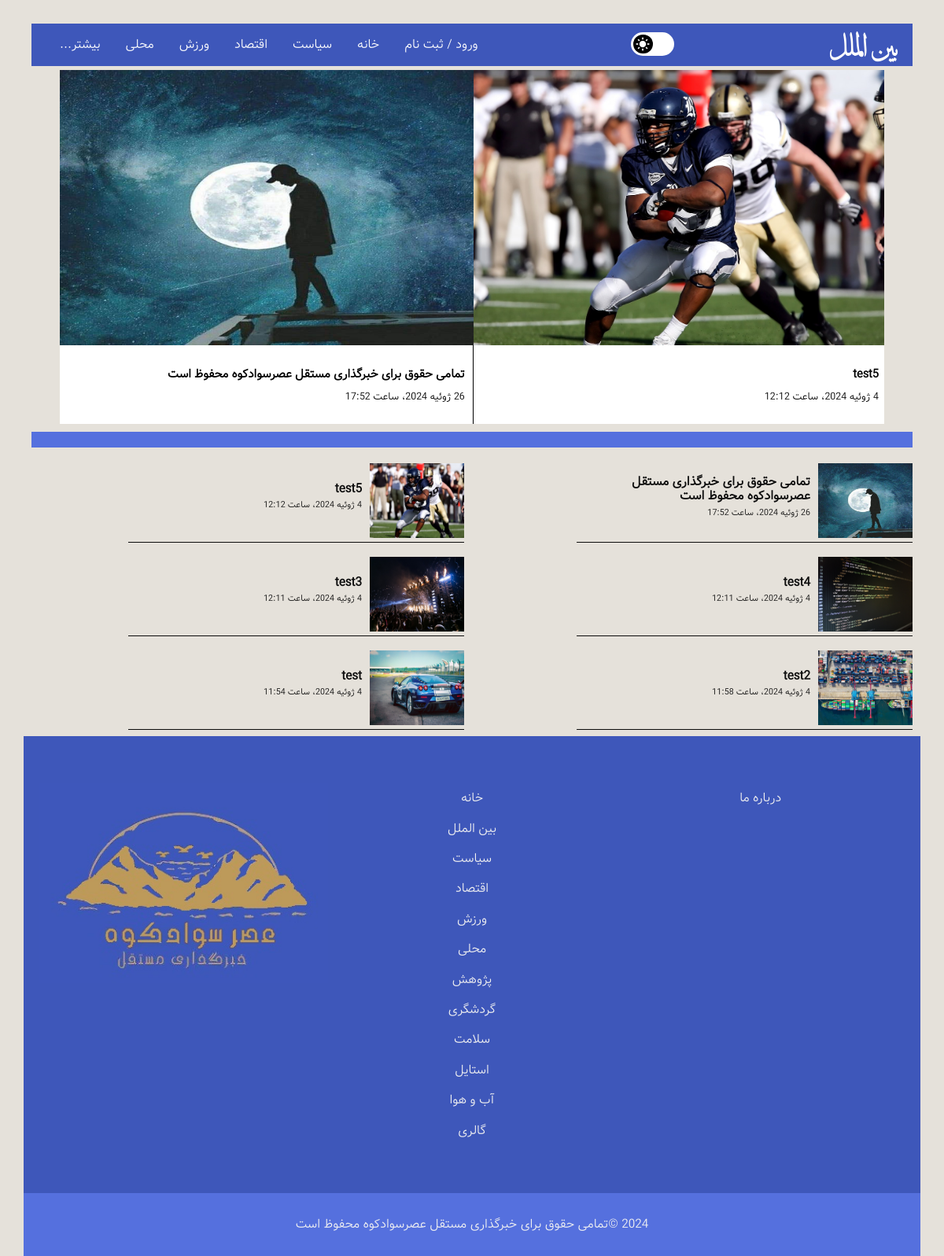
/world/, run on an earlier commit of the app's database.
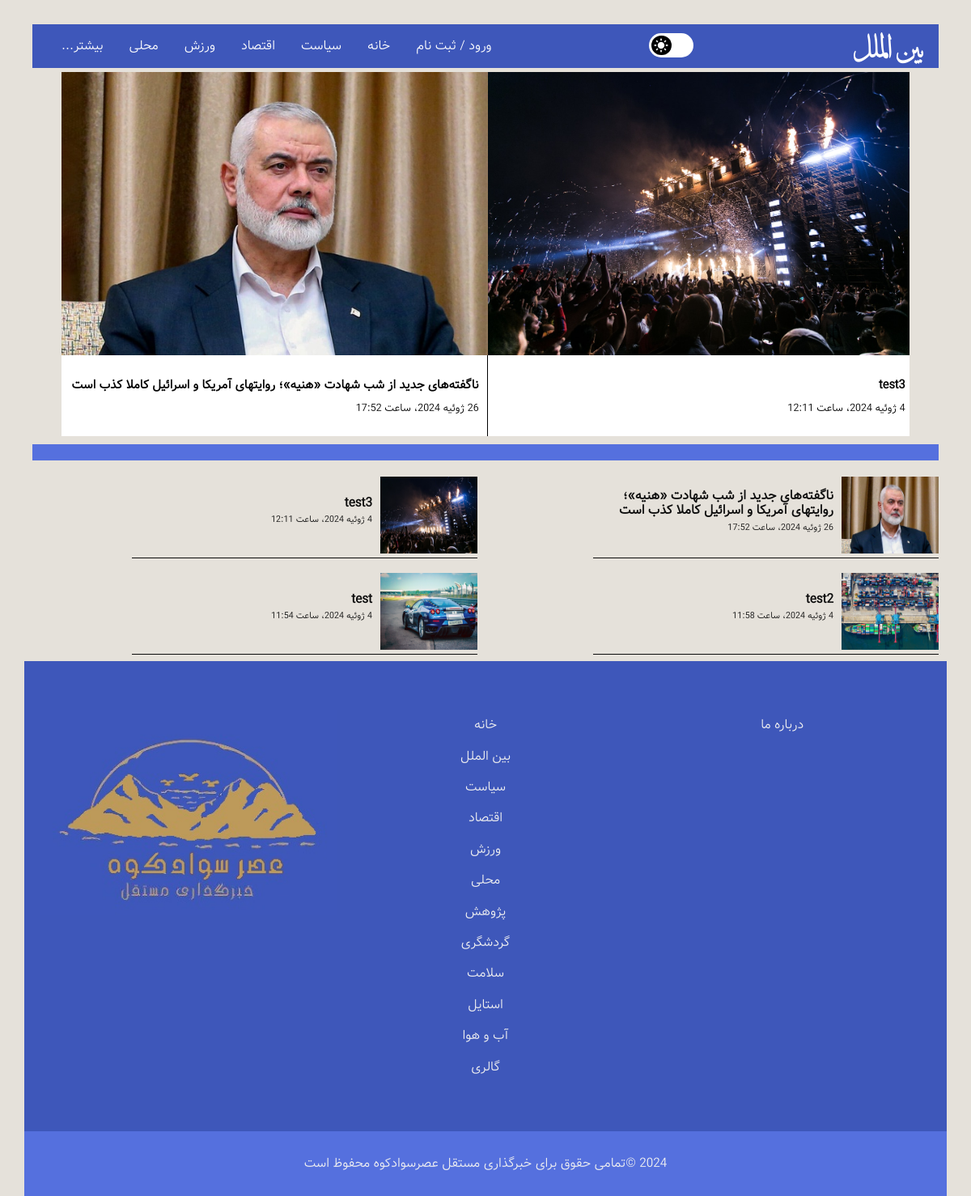
And on a later commit of the database.
### news/models.py (models this page shows, shortened)
class Article(models.Model):
    title = models.CharField(max_length=200, verbose_name='عنوان')
    category = models.ForeignKey(Category, on_delete=models.CASCADE, verbose_name='دسته بندی')
    cover_image = models.ImageField(upload_to='static/images', verbose_name='تصویر کاور', null=True, blank=True)
    content = models.TextField(verbose_name='محتوا')
    author = models.CharField(max_length=200, verbose_name='نویسنده')
    created_at = models.DateTimeField(auto_now_add=True, verbose_name='تاریخ ایجاد')
    slide_show = models.BooleanField(default=False, verbose_name='نمایش خبر در اسلایدر دسته بندی')
    is_urgent = models.BooleanField(default=False, verbose_name='نمایش خبر در اسلایدر صفحه اصلی')
    slug = models.SlugField(max_length=200, db_index=True, allow_unicode=True ,verbose_name='عنوان در url')
    is_active = models.BooleanField(default=False, verbose_name='قابل مشاهده / غیرقابل مشاهده')
    class Meta:
        verbose_name = 'خبر'
        verbose_name_plural = 'اخبار'

### news/views.py (the view)
# urls.py: path('world/', views.WorldListView.as_view(), name='world-page'),
class WorldListView(ListView):
    template_name = 'news/world.html'
    model = Article
    context_object_name = 'news'
    ordering = ['created_at']
    def get_queryset(self):
        return Article.objects.filter(category__url_title="world").filter(is_active=True).order_by('-id')

### template/news/world.html (shortened to what this page needs)
{% load static %}
<!DOCTYPE html>
<html class="no-js" lang="fa" dir="rtl">
<head>
    <link href="https://stackpath.bootstrapcdn.com/font-awesome/4.7.0/css/font-awesome.min.css" rel="stylesheet"
>
    <link rel="stylesheet" href="{% static 'css/normalize.css' %}">
    <link rel="stylesheet" href="{% static 'css/main.css' %}">
</head>
<body id="top" class="body_color">
    <div class="content-wrap main_color">
        <header role="banner">
          <section class="nav-section content_color1">
            <div class="logo">
              <a href="{% url 'home_page' %}" title="Frivizn logo">بین الملل</a>
            </div>
            <div id="DL_mode" class="bg_white">
              <div id="DL_btn" class="bg_black">
                  <img id="DL_status" src="{% static 'images/light.png' %}" alt="">
              </div>
            </div>
            <nav class="nav-menu" role="navigation">
              <ul class="nav-links">
                {% if request.user.is_authenticated %}
                  <li><a href="{% url 'logout_page' %}" title="logout">خروج</a></li>
                {% else %}
                  <li><a href="{% url 'register_page' %}" title="register">ورود / ثبت نام</a></li>
                {% endif %}
                <li><a href="{% url 'home_page' %}" title="Home">خانه</a></li>
                <li><a href="{% url 'politics-page' %}" title="Politics">سیاست</a></li>
                <li><a href="{% url 'economy-page' %}" title="Business">اقتصاد</a></li>
                <li><a href="{% url 'sport-page' %}" title="Sport">ورزش</a></li>
                <li><a href="{% url 'local-page' %}" title="Entertainment">محلی</a></li>
                <li>
                  <a title="More">بیشتر...<span class="dropdown-toggle" aria-expanded="false"></span>
                    <span class="screen-reader-text">Expand child menu</span></a>
                </li>
              </ul>
            </nav>
          </section>
        </header>
        <main class="main" role="main">
          <section class="slider">
            <div class="main_container">
                <div class="slide_container" id="slide_container">
                    <div id="slides" class="slides">
                      {% for new in news %}
                        {% if new.slide_show %}
                          <a href="{% url 'article-detail' pk=new.id  %}">
                            <div class="slide" id="slide11">
                                <img src="{{ new.cover_image.url }}">
                                <div class="news_details">
                                  <h3>{{ new.title }}</h3>
                                  <p>{{ new.created_at }}</p>
                                </div>
                            </div>
                          </a>
                        {% endif %}
                      {% endfor %}
                    </div>
                </div>
            </div>
          </section>
          <section class="news">
            <h2 class="content_color2"></h2>
            {% for new in news %}
                <div class="story">
                  <a href="{% url 'article-detail' pk=new.id  %}">
                    <div class="story-img">
                {% if new.cover_image %}
                    <img src="{{ new.cover_image.url }}" alt="">
                {% else %}
                    <img src="{% static 'images/business4.jpg' %}" alt="news">
                {% endif %}
                    </div>
                    <div class="story-headline">
                      <h3 class="color_b">{{ new.title }}</h3>
                      <p class="exact-time color_b">{{ new.created_at }}</p>
                    </div>
                  </a>
                </div>
            {% endfor %}
          </section>
        </main>
        <div class="footer-links content_color1">
          <ul class="main-footer-links">
            <li><a href="{% url 'home_page' %}" title="Home">خانه</a></li>
            <li><a href="{% url 'world-page' %}" title="world">بین الملل</a></li>
            <li><a href="{% url 'politics-page' %}" title="Politics">سیاست</a></li>
            <li><a href="{% url 'economy-page' %}" title="Business">اقتصاد</a></li>
            <li><a href="{% url 'sport-page' %}" title="Sport">ورزش</a></li>
            <li><a href="{% url 'local-page' %}" title="Entertainment">محلی</a></li>
            <li><a href="{% url 'science-page' %}" title="Science">پژوهش</a></li>
            <li><a href="{% url 'travel-page' %}" title="Travel">گردشگری</a></li>
            <li><a href="{% url 'health-page' %}" title="Health">سلامت</a></li>
            <li><a href="{% url 'style-page' %}" title="Style">استایل</a></li>
            <li><a href="{% url 'weather-page' %}" title="Weather">آب و هوا</a></li>
            <li><a href="{% url 'gallery-page' %}" title="Video">گالری</a></li>
          </ul>
          <ul class="info-links">
            <li><a href="{% url 'about_page' %}" title="About Us">درباره ما</a></li>
          </ul>
          <img class="footer-logo" src="{% static 'images/logo.jpg' %}" alt="">
        </div>
        <footer class="content_color2" role="contentinfo">
          <p class="content_color2">2024 &copy;تمامی حقوق برای خبرگذاری مستقل عصرسوادکوه محفوظ است</p>
        </footer>
    </div>
</body>
</html>

What changed in the data, as far as the page shows it:
removed Article: cover_image (picture), title "test5", created_at "4 ژوئیه 2024، ساعت 12:12"
no longer on this page (row edited): Article: cover_image (picture), title "test4", created_at "4 ژوئیه 2024، ساعت 12:11"
changed Article: cover_image: a different picture; title "تمامی حقوق برای خبرگذاری مستقل عصرسوادکوه محفوظ است" → "ناگفته‌های جدید از شب شهادت «هنیه»؛ روایتهای آمریکا و اسرائیل کاملا کذب است"
now on one of the page's lists (row unchanged): Article: title "test3", created_at "4 ژوئیه 2024، ساعت 12:11"
